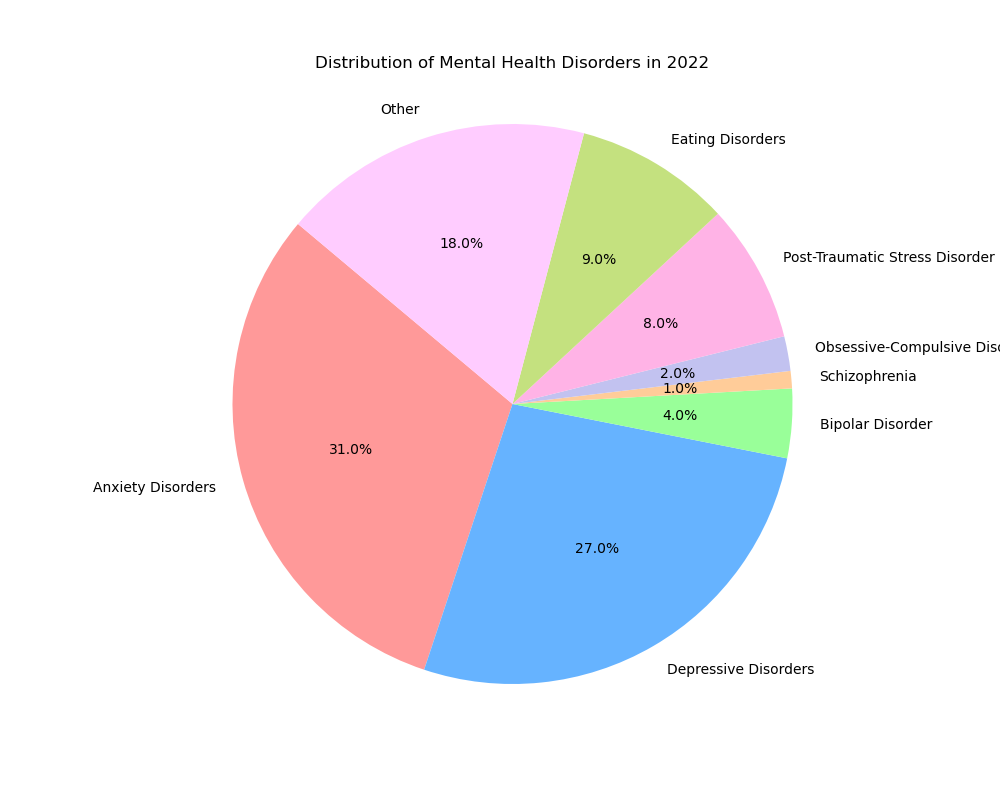

Recreate this plot in Python.

import matplotlib.pyplot as plt

# Data
disorders = ['Anxiety Disorders', 'Depressive Disorders', 'Bipolar Disorder', 'Schizophrenia', 
             'Obsessive-Compulsive Disorder', 'Post-Traumatic Stress Disorder', 'Eating Disorders', 'Other']
percentages = [31, 27, 4, 1, 2, 8, 9, 18]
colors = ['#ff9999', '#66b3ff', '#99ff99', '#ffcc99', '#c2c2f0', '#ffb3e6', '#c4e17f', '#ffccff']

# Plotting the pie chart
fig, ax = plt.subplots(figsize=(10, 8))
ax.pie(percentages, labels=disorders, autopct='%1.1f%%', startangle=140, colors=colors)
ax.axis('equal')  # Equal aspect ratio ensures that pie is drawn as a circle.

# Setting the title
plt.title("Distribution of Mental Health Disorders in 2022", pad=20)

# Display the chart
plt.show()
